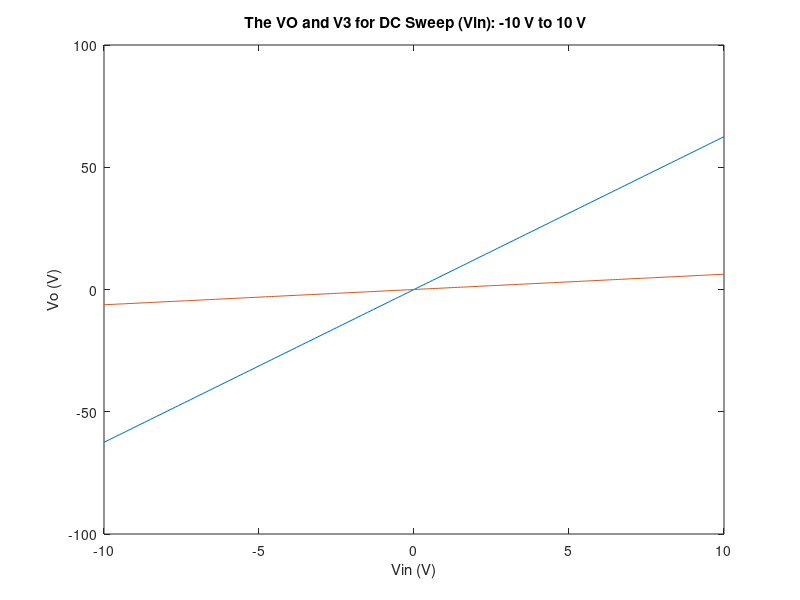
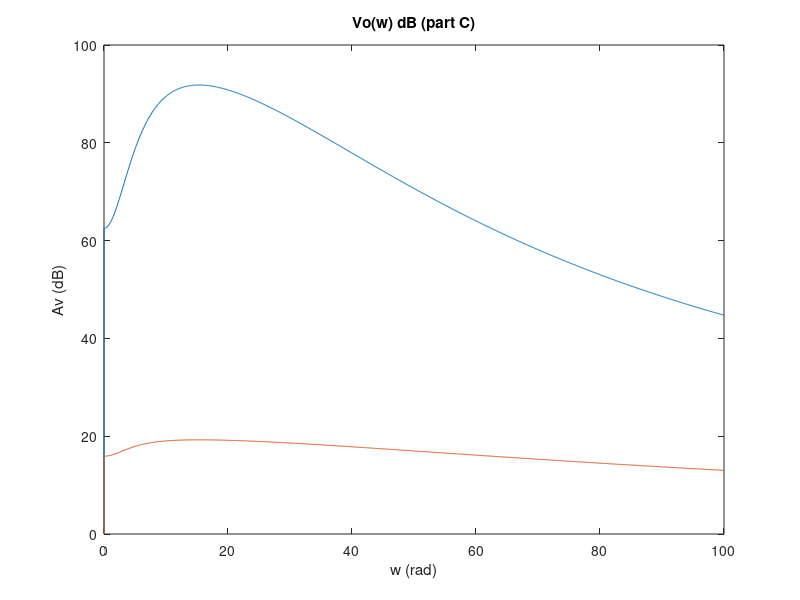

These charts were generated, in order, by the following MATLAB code: (Note: this script raises an error after producing the figures.)
clc
set(0,'DefaultFigureWindowStyle','docked')

G = zeros(6, 6); 

R1 = 1;
R2 = 2;
R3 = 10;
R4 = 0.1; 
R0 = 1000; 
% G = zeros (sizex, sizey);
% G(1,1) = 1;
% G(2,1) = -1/R1;
% G(2,2) = (1/R1) + (1/R2);
% G(2,6) = -1;
% G(3,3) = 1/R3;
% G(3,6) = 1;
% G(4,3) = -alpha/R3;
% G(4,4) = 1;
% G(5,4) = -R4;
% G(5,5) = R4 - (1/Ro);
% G(6,2) = 1;
% G(6,3) = -1;
G1 = 1/R1;
G2 = 1/R2;
G3 = 1/R3;
G4 = 1/R4;
G0 = 1/R0;

alpha = 100;
Capacitance = 0.25;
L = 0.2;
vi = zeros(100, 1);
vo = zeros(100, 1);
v3 = zeros(100, 1);

G(1, 1) = 1;                                        
G(2, 1) = G1; G(2, 2) = -(G1 + G2); G(2, 6) = -1;   
G(3 ,3) = -G3; G(3, 6) = 1;                       
G(4, 3) = -alpha*G3; G(4, 4) = 1;                        
G(5, 5) = -(G4+G0); G(5, 4) = G4;   
G(6, 2) = -1; G(6, 3) = 1;                


C = zeros(6, 6);

C(2, 1) = Capacitance; C(2, 2) = -Capacitance;
C(6, 6) = L;

F = zeros(6, 1);
v = 0;
% F = zeros(1,sizey);
% stepsize = 6;

for vin = -10:0.1:10
    v = v + 1;
    F(1) = vin;
    
    Vm = G\F;
    vi(v) = vin;
    vo(v) = Vm(5);
    v3(v) = Vm(3);
    
end


figure(1)
plot(vi, vo);
hold on;
plot(vi, v3);
title(' The VO and V3 for DC Sweep (Vin): -10 V to 10 V');
xlabel('Vin (V)')
ylabel('Vo (V)')


vo2 = zeros(1000, 1); 
W = zeros(1000, 1);

Avlog = zeros(1000, 1);

for freq = linspace(0, 100, 1000)
    v = v+1;
    Vm2 = (G+1j*freq*C)\F;
    W(v) = freq;
    vo2(v) = norm(Vm2(5));
    
    Avlog(v) = 20*log10(norm(Vm2(5))/10);
end 
    
figure(3)
plot(W, vo2)
hold on;
plot(W, Avlog)

title('Vo(w) dB (part C)')
xlabel('w (rad)')
ylabel('Av (dB)')


w = pi;
CC = zeros(1000,1);
GG = zeros(1000,1);

for i = 1:1000
    crand = Capacitance + 0.05*randn();
    C(2, 1) = crand; 
    C(2, 2) = -crand;
    C(3, 3) = L;
    Vm3 = (G+(1i*w*C))\F;
    CC(i) = crand;
    GG(i) = 20*log10(abs(Vm3(5))/10);
end

figure(4)
histogram(CC)
figure(5)
hist(GG)
% subplot(3,2,4);
% histogram(Cc);
% xlabel('w (rad));
% ylabel('Av (dB)');
